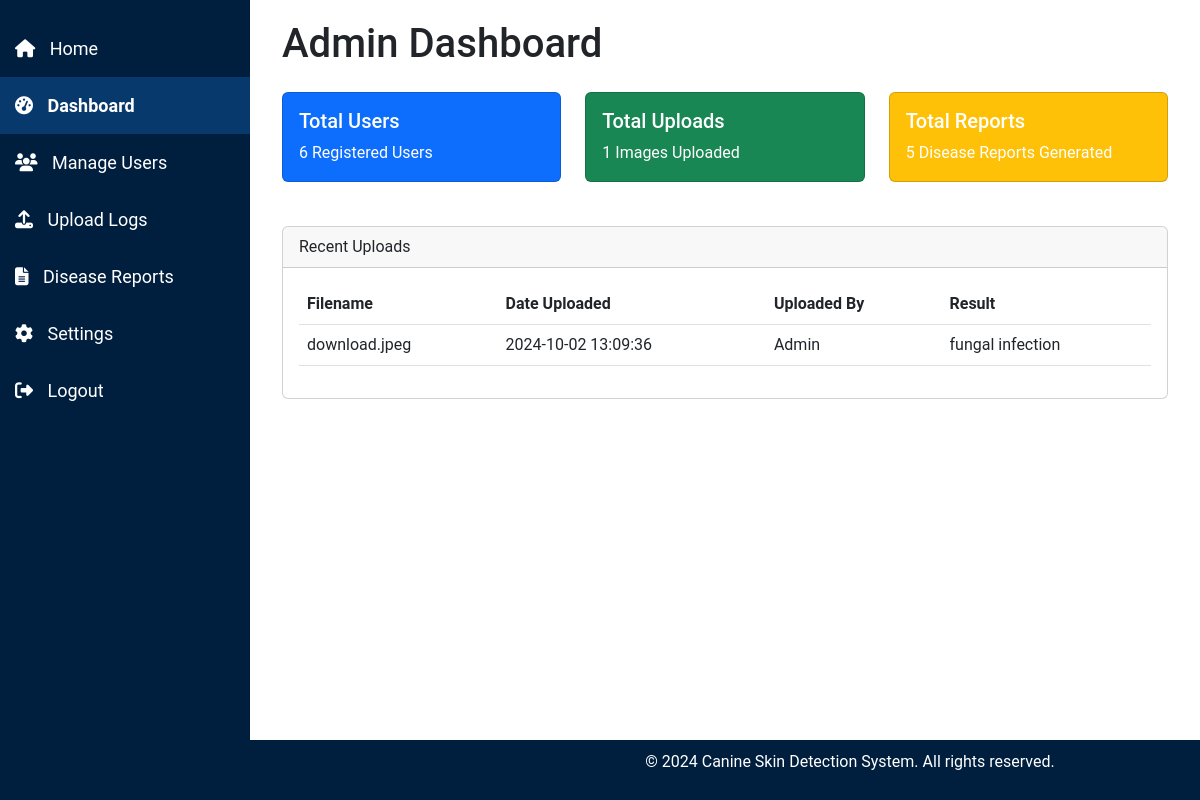
Before: /admin/admin_dashboard (signed in) with the older database file.
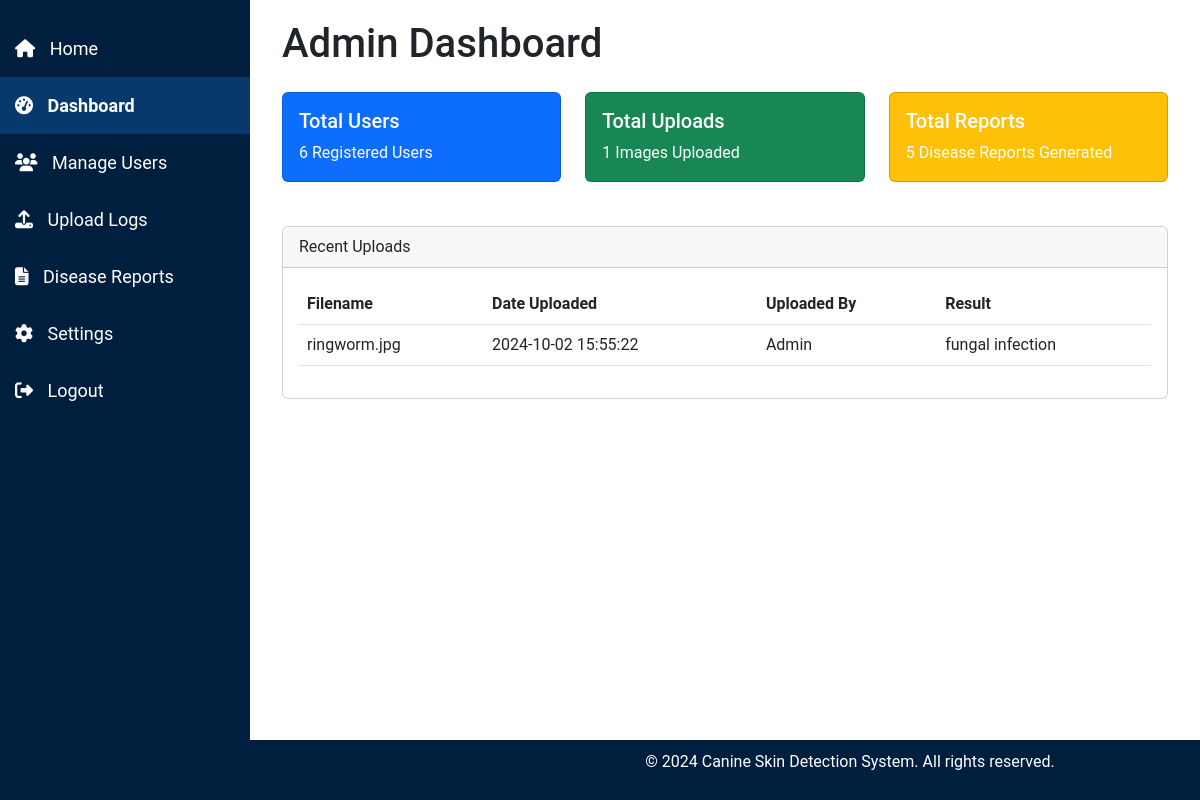
After: the same page with the newer database file.
### tables this page shows
CREATE TABLE uploads (
    id INTEGER PRIMARY KEY AUTOINCREMENT,
    filename TEXT NOT NULL,
    upload_date TIMESTAMP DEFAULT CURRENT_TIMESTAMP,
    file_type TEXT NOT NULL,
    result TEXT NOT NULL,  -- Add a column for storing the result (disease name)
    username TEXT NOT NULL  -- Store the username instead of user_id
);

### admin.py (the view)
@admin.route('/admin_dashboard')
def admin_dashboard():
    if 'user' not in session or session.get('role') != 'admin':
        flash('Access denied! Admins only.', 'danger')
        return redirect(url_for('index'))
    conn = get_db_connection()
    total_users = conn.execute('SELECT COUNT(*) FROM users').fetchone()[0]
    total_uploads = conn.execute('SELECT COUNT(*) FROM uploads').fetchone()[0]
    total_reports = conn.execute('SELECT COUNT(*) FROM diseases').fetchone()[0]
    recent_uploads = conn.execute('SELECT filename, upload_date, username, result FROM uploads ORDER BY upload_date DESC LIMIT 10').fetchall()
    conn.close()
    return render_template('admin/admin_dashboard.html', total_users=total_users, total_reports=total_reports, total_uploads=total_uploads, recent_uploads=recent_uploads)

### db.py (called while the page is built)
def get_db_connection():
    conn = sqlite3.connect('site.db')
    conn.row_factory = sqlite3.Row  # Allows accessing rows as dictionaries
    return conn

### templates/admin/admin_dashboard.html (shortened to what this page needs)
<!DOCTYPE html>
<html lang="en">
<head>
    <link href="https://cdn.jsdelivr.net/npm/bootstrap@5.3.0-alpha1/dist/css/bootstrap.min.css" rel="stylesheet">
    <link rel="stylesheet" href="{{ url_for('static', filename='css/admin_styles.css') }}">
</head>
<body>
    {% include 'partials/admin_sidebar.html' %}
    <div class="content">
        <div class="container-fluid">
            <h1 class="mb-4">Admin Dashboard</h1>
            <div class="row">
                <div class="col-lg-4 col-md-6">
                    <div class="card text-white bg-primary">
                        <div class="card-body">
                            <h5 class="card-title">Total Users</h5>
                            <p class="card-text">{{ total_users }} Registered Users</p>
                        </div>
                    </div>
                </div>
                <div class="col-lg-4 col-md-6">
                    <div class="card text-white bg-success">
                        <div class="card-body">
                            <h5 class="card-title">Total Uploads</h5>
                            <p class="card-text">{{ total_uploads }} Images Uploaded</p>
                        </div>
                    </div>
                </div>
                <div class="col-lg-4 col-md-6">
                    <div class="card text-white bg-warning">
                        <div class="card-body">
                            <h5 class="card-title">Total Reports</h5>
                            <p class="card-text">{{ total_reports }} Disease Reports Generated</p>
                        </div>
                    </div>
                </div>
            </div>
            <div class="card mt-4">
                <div class="card-header">
                    Recent Uploads
                </div>
                <div class="card-body">
                    <table class="table table-hover">
                        <thead>
                            <tr>
                                <th>Filename</th>
                                <th>Date Uploaded</th>
                                <th>Uploaded By</th>
                                <th>Result</th>
                            </tr>
                        </thead>
                        <tbody>
                            {% for upload in recent_uploads %}
                            <tr>
                                <td>{{ upload.filename }}</td>
                                <td>{{ upload.upload_date }}</td>
                                <td>{{ upload.username }}</td>
                                <td>{{ upload.result }}</td>
                            </tr>
                            {% endfor %}
                        </tbody>
                    </table>
                </div>
            </div>
        </div>
    </div>
    {% include 'partials/footer_admin.html' %}
</body>
</html>

Changed rows visible on the page:
removed uploads: filename "download.jpeg", upload_date "2024-10-02 13:09:36", username "Admin", result "fungal infection"
added uploads: filename "ringworm.jpg", upload_date "2024-10-02 15:55:22", username "Admin", result "fungal infection"
